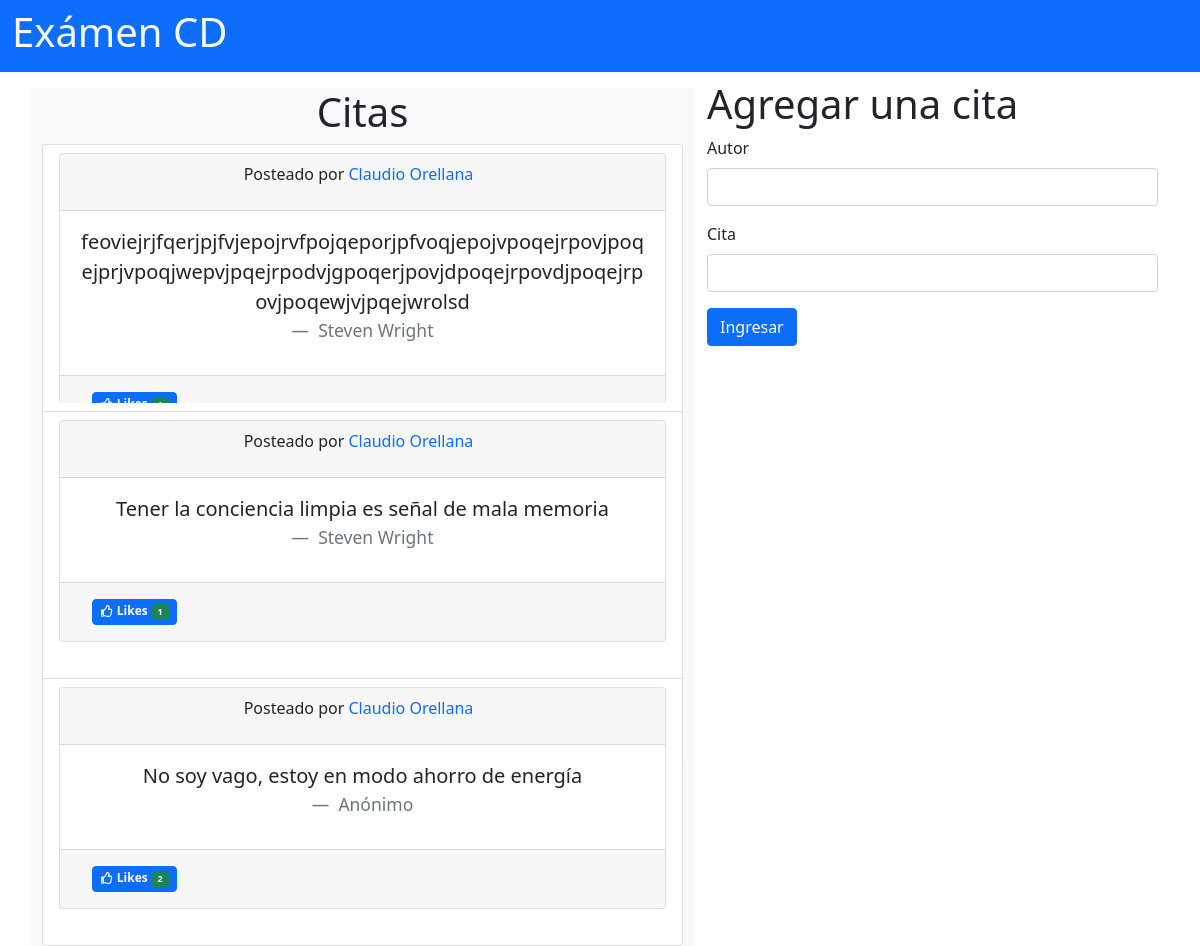
/muro/, run on the app's committed database.
### app/models.py (models this page shows, shortened)
class Cita(models.Model):
    cita= models.CharField(max_length=255)
    autor =models.CharField(max_length=255)
    user = models.ForeignKey(User,related_name = "citas", on_delete = models.CASCADE)
    created_at = models.DateTimeField(auto_now_add=True)
    updated_at = models.DateTimeField(auto_now=True)

class User(models.Model):
    CHOICES = (
        ("user", 'User'),
        ("admin", 'Admin')
    )
    name = models.CharField(max_length=100)
    email = models.EmailField(max_length=255, unique=True)
    role = models.CharField(max_length=255, choices=CHOICES)
    password = models.CharField(max_length=70)
    created_at = models.DateTimeField(auto_now_add=True)
    updated_at = models.DateTimeField(auto_now=True)
    objects = UserManager()

class Me_gusta(models.Model):
    megusta= models.BooleanField()
    user= models.ForeignKey(User,related_name = "likes", on_delete = models.CASCADE)
    cita = models.ForeignKey(Cita,related_name = "citas_likes", on_delete = models.CASCADE)

### app/views.py (the view, shortened to what this page needs)
# urls.py: path('muro/', views.muro),
def muro(request):
    if request.method == 'GET':
        context = {
            'cita_list': Cita.objects.order_by('-created_at'),
        }
        return render(request, 'muro.html', context)

### app/templates/muro.html (shortened to what this page needs)
{% extends "base.html" %}
{% block contenido %}
<div class="row  justify-content-between flex-column-reverse flex-md-row d-md-flex">
  <div class="col-12 col-md-7 bg-light mt-3">
    <h1 class="col text-sm-center">Citas</h1>
    <ul class="mt-2 list-group">
      {% for cita in cita_list %}
      <li class="list-group-item">
        <div id="quote" class="col bordered" style="min-height: 250px;overflow: auto">
          <div class="card text-center">
            <div class="card-header">
              <p class="me-2 ">Posteado por <a href="/user/{{cita.user.id}}/">{{cita.user.name}}</a> </p>
            </div>
            <div class="card-body">
                <figure class="text-center">
                  <blockquote class="blockquote">
                    <p class="text-break">{{cita.cita}}</p>
                    <figcaption class="blockquote-footer">
                      {{cita.autor}} <cite title="Source Title"></cite>
                    </figcaption>
                  </blockquote>
                </figure>
            </div>
            <div class="card-footer text-muted">
              <div class=" d-flex">
                <a id="a" F class="badge bg-primary border border-primary ms-3 py-1 my-2 "
                  href="/muro/{{cita.id}}/"><i class="me-1 far fa-thumbs-up">
                  </i>Likes<span class=" ms-1 badge bg-success">{{cita.citas_likes.all|length}}</span></a>
                </div>
              </div>
            </div>
          </div>
        </li>
        {% empty %}
        <div class="text-center">
          <p>No hay citas todavía</p>
        </div>
      {% endfor %}
  </div>
  <div class="col-12 col-md-5 mt-2">
    <h1>Agregar una cita</h1>
    <form action="/cita/" method="POST">
      <div class="mb-3">
        <label for="autor" class="form-label">Autor</label>
        <input type="text" class="form-control" id="id_autor" name="autor">
      </div>
      <div class="mb-3">
        <label for="cita" class="form-label">Cita</label>
        <input type="text" class="form-control" id="id_cita" name="cita">
      </div>
      <button type="submit" class="btn btn-primary">Ingresar</button>
    </form>
  </div>
</div>
{% endblock %}

### app/static/css/styles.css (style rules this page uses)
a { text-decoration: none; }
#quote { height: 30px; border-radius: 2px; }

### data on the page
Cita: user.name "Claudio Orellana", cita "feoviejrjfqerjpjfvjepojrvfpojqeporjpfvoqjepojvpoqejrpovjpoqejprjvpoqjwepvjpqejrpodvjgpoqerjpovjdpoqejrpovdjpoqejrpovjpoqewjvjpqejwrolsd", autor "Steven Wright"
Cita: user.name "Claudio Orellana", cita "Tener la conciencia limpia es señal de mala memoria", autor "Steven Wright", citas_likes.all|length "1"
Cita: user.name "Claudio Orellana", cita "No soy vago, estoy en modo ahorro de energía", autor "Anónimo", citas_likes.all|length "2"
